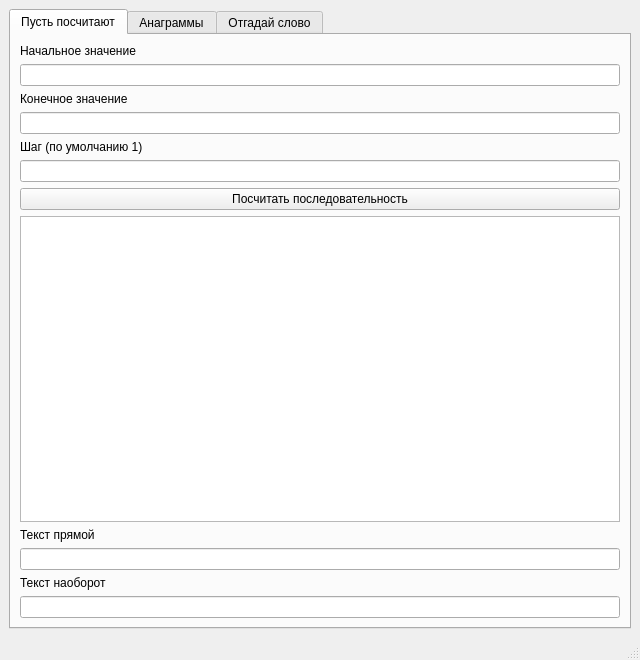
<?xml version="1.0" encoding="UTF-8"?>
<ui version="4.0">
 <class>MainWindow</class>
 <widget class="QMainWindow" name="MainWindow">
  <property name="geometry">
   <rect>
    <x>0</x>
    <y>0</y>
    <width>640</width>
    <height>660</height>
   </rect>
  </property>
  <property name="windowTitle">
   <string>MainWindow</string>
  </property>
  <widget class="QWidget" name="centralwidget">
   <layout class="QVBoxLayout" name="verticalLayout">
    <item>
     <widget class="QTabWidget" name="tabWidget">
      <property name="currentIndex">
       <number>0</number>
      </property>
      <widget class="QWidget" name="tab_0">
       <attribute name="title">
        <string>Пусть посчитают</string>
       </attribute>
       <layout class="QGridLayout" name="gridLayout">
        <item row="9" column="0">
         <widget class="QLineEdit" name="lineEdit_3"/>
        </item>
        <item row="7" column="0">
         <widget class="QTextEdit" name="textEdit_0"/>
        </item>
        <item row="1" column="0">
         <widget class="QLineEdit" name="lineEdit_0"/>
        </item>
        <item row="5" column="0">
         <widget class="QLineEdit" name="lineEdit_2"/>
        </item>
        <item row="2" column="0">
         <widget class="QLabel" name="label_1">
          <property name="text">
           <string>Конечное значение</string>
          </property>
         </widget>
        </item>
        <item row="4" column="0">
         <widget class="QLabel" name="label_2">
          <property name="text">
           <string>Шаг (по умолчанию 1)</string>
          </property>
         </widget>
        </item>
        <item row="6" column="0">
         <widget class="QPushButton" name="pushButton_0">
          <property name="text">
           <string>Посчитать последовательность</string>
          </property>
         </widget>
        </item>
        <item row="0" column="0">
         <widget class="QLabel" name="label_0">
          <property name="text">
           <string>Начальное значение</string>
          </property>
         </widget>
        </item>
        <item row="3" column="0">
         <widget class="QLineEdit" name="lineEdit_1"/>
        </item>
        <item row="8" column="0">
         <widget class="QLabel" name="label_3">
          <property name="text">
           <string>Текст прямой</string>
          </property>
         </widget>
        </item>
        <item row="11" column="0">
         <widget class="QLineEdit" name="lineEdit_4"/>
        </item>
        <item row="10" column="0">
         <widget class="QLabel" name="label_4">
          <property name="text">
           <string>Текст наоборот</string>
          </property>
         </widget>
        </item>
       </layout>
      </widget>
      <widget class="QWidget" name="tab_1">
       <attribute name="title">
        <string>Анаграммы</string>
       </attribute>
       <layout class="QVBoxLayout" name="verticalLayout_2">
        <item>
         <widget class="QPushButton" name="pushButton_1">
          <property name="text">
           <string>Начать</string>
          </property>
         </widget>
        </item>
        <item>
         <widget class="QTextEdit" name="textEdit_1"/>
        </item>
        <item>
         <widget class="QLabel" name="label_5">
          <property name="text">
           <string>Сказать ответ</string>
          </property>
         </widget>
        </item>
        <item>
         <widget class="QLineEdit" name="lineEdit_5"/>
        </item>
        <item>
         <widget class="QPushButton" name="pushButton_2">
          <property name="text">
           <string>Проверить</string>
          </property>
         </widget>
        </item>
       </layout>
      </widget>
      <widget class="QWidget" name="tab_2">
       <attribute name="title">
        <string>Отгадай слово</string>
       </attribute>
       <layout class="QVBoxLayout" name="verticalLayout_3">
        <item>
         <widget class="QPushButton" name="pushButton_3">
          <property name="text">
           <string>Начать</string>
          </property>
         </widget>
        </item>
        <item>
         <widget class="QTextEdit" name="textEdit_2"/>
        </item>
        <item>
         <widget class="QLabel" name="label_6">
          <property name="text">
           <string>Сказать букву или ответ</string>
          </property>
         </widget>
        </item>
        <item>
         <widget class="QLineEdit" name="lineEdit_6"/>
        </item>
        <item>
         <widget class="QPushButton" name="pushButton_4">
          <property name="text">
           <string>Проверить</string>
          </property>
         </widget>
        </item>
       </layout>
      </widget>
     </widget>
    </item>
   </layout>
  </widget>
  <widget class="QStatusBar" name="statusbar"/>
 </widget>
 <resources/>
 <connections/>
</ui>
